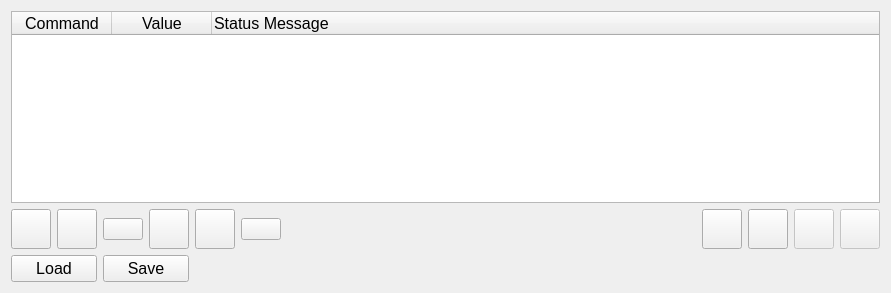
           <widget class="QWidget" name="page_1">
            <layout class="QGridLayout" name="gridLayout_5">
             <item row="1" column="3">
              <widget class="QPushButton" name="pushButton_removeMacroCommand">
               <property name="minimumSize">
                <size>
                 <width>40</width>
                 <height>40</height>
                </size>
               </property>
               <property name="maximumSize">
                <size>
                 <width>40</width>
                 <height>40</height>
                </size>
               </property>
               <property name="font">
                <font>
                 <pointsize>12</pointsize>
                 <weight>75</weight>
                 <bold>true</bold>
                </font>
               </property>
               <property name="toolTip">
                <string>Remove command</string>
               </property>
               <property name="statusTip">
                <string>Remove command</string>
               </property>
               <property name="whatsThis">
                <string>Remove command</string>
               </property>
               <property name="text">
                <string/>
               </property>
               <property name="icon">
                <iconset>
                 <normaloff>icons/minus.png</normaloff>icons/minus.png</iconset>
               </property>
               <property name="iconSize">
                <size>
                 <width>25</width>
                 <height>25</height>
                </size>
               </property>
              </widget>
             </item>
             <item row="1" column="2">
              <widget class="QPushButton" name="pushButton_duplicateLine">
               <property name="toolTip">
                <string>duplicate command</string>
               </property>
               <property name="statusTip">
                <string>duplicate command</string>
               </property>
               <property name="whatsThis">
                <string>duplicate command</string>
               </property>
               <property name="text">
                <string/>
               </property>
               <property name="icon">
                <iconset>
                 <normaloff>icons/duplicate.png</normaloff>icons/duplicate.png</iconset>
               </property>
               <property name="iconSize">
                <size>
                 <width>30</width>
                 <height>30</height>
                </size>
               </property>
              </widget>
             </item>
             <item row="1" column="1">
              <widget class="QPushButton" name="pushButton_plusIndent">
               <property name="minimumSize">
                <size>
                 <width>40</width>
                 <height>40</height>
                </size>
               </property>
               <property name="maximumSize">
                <size>
                 <width>40</width>
                 <height>40</height>
                </size>
               </property>
               <property name="toolTip">
                <string>Add new command in the loop</string>
               </property>
               <property name="statusTip">
                <string>Add new command in the loop</string>
               </property>
               <property name="whatsThis">
                <string>Add new command in the loop</string>
               </property>
               <property name="text">
                <string/>
               </property>
               <property name="icon">
                <iconset>
                 <normaloff>icons/indentPlus.png</normaloff>icons/indentPlus.png</iconset>
               </property>
               <property name="iconSize">
                <size>
                 <width>25</width>
                 <height>25</height>
                </size>
               </property>
              </widget>
             </item>
             <item row="1" column="0">
              <widget class="QPushButton" name="pushButton_addMacroCommand">
               <property name="minimumSize">
                <size>
                 <width>40</width>
                 <height>40</height>
                </size>
               </property>
               <property name="maximumSize">
                <size>
                 <width>40</width>
                 <height>40</height>
                </size>
               </property>
               <property name="font">
                <font>
                 <pointsize>12</pointsize>
                 <weight>75</weight>
                 <bold>true</bold>
                </font>
               </property>
               <property name="toolTip">
                <string>Add new command</string>
               </property>
               <property name="statusTip">
                <string>Add new command</string>
               </property>
               <property name="whatsThis">
                <string>Add new command</string>
               </property>
               <property name="text">
                <string/>
               </property>
               <property name="icon">
                <iconset>
                 <normaloff>icons/plus.png</normaloff>icons/plus.png</iconset>
               </property>
               <property name="iconSize">
                <size>
                 <width>20</width>
                 <height>20</height>
                </size>
               </property>
              </widget>
             </item>
             <item row="0" column="0" colspan="11">
              <widget class="QTreeWidget" name="treeWidget_macroTable">
               <property name="font">
                <font>
                 <pointsize>12</pointsize>
                </font>
               </property>
               <property name="accessibleDescription">
                <string notr="true"/>
               </property>
               <property name="frameShadow">
                <enum>QFrame::Sunken</enum>
               </property>
               <property name="midLineWidth">
                <number>0</number>
               </property>
               <property name="autoScroll">
                <bool>true</bool>
               </property>
               <property name="editTriggers">
                <set>QAbstractItemView::CurrentChanged|QAbstractItemView::DoubleClicked|QAbstractItemView::EditKeyPressed|QAbstractItemView::SelectedClicked</set>
               </property>
               <property name="dragEnabled">
                <bool>false</bool>
               </property>
               <property name="dragDropMode">
                <enum>QAbstractItemView::NoDragDrop</enum>
               </property>
               <property name="defaultDropAction">
                <enum>Qt::MoveAction</enum>
               </property>
               <property name="alternatingRowColors">
                <bool>true</bool>
               </property>
               <property name="selectionMode">
                <enum>QAbstractItemView::SingleSelection</enum>
               </property>
               <property name="selectionBehavior">
                <enum>QAbstractItemView::SelectRows</enum>
               </property>
               <property name="textElideMode">
                <enum>Qt::ElideNone</enum>
               </property>
               <property name="animated">
                <bool>true</bool>
               </property>
               <property name="wordWrap">
                <bool>true</bool>
               </property>
               <property name="headerHidden">
                <bool>false</bool>
               </property>
               <property name="columnCount">
                <number>3</number>
               </property>
               <column>
                <property name="text">
                 <string>Command</string>
                </property>
                <property name="textAlignment">
                 <set>AlignCenter</set>
                </property>
               </column>
               <column>
                <property name="text">
                 <string>Value</string>
                </property>
                <property name="textAlignment">
                 <set>AlignCenter</set>
                </property>
               </column>
               <column>
                <property name="text">
                 <string>Status Message</string>
                </property>
                <property name="toolTip">
                 <string>The status message will be visualized in the status bar</string>
                </property>
                <property name="statusTip">
                 <string>The status message will be visualized in the status bar</string>
                </property>
                <property name="whatsThis">
                 <string>The status message will be visualized in the status bar</string>
                </property>
               </column>
              </widget>
             </item>
             <item row="1" column="8">
              <widget class="QPushButton" name="pushButton_moveDown">
               <property name="maximumSize">
                <size>
                 <width>40</width>
                 <height>40</height>
                </size>
               </property>
               <property name="font">
                <font>
                 <pointsize>12</pointsize>
                 <weight>75</weight>
                 <bold>true</bold>
                </font>
               </property>
               <property name="toolTip">
                <string>Move down</string>
               </property>
               <property name="statusTip">
                <string>Move down</string>
               </property>
               <property name="whatsThis">
                <string>Move down</string>
               </property>
               <property name="text">
                <string/>
               </property>
               <property name="icon">
                <iconset>
                 <normaloff>icons/downArrow.png</normaloff>icons/downArrow.png</iconset>
               </property>
               <property name="iconSize">
                <size>
                 <width>20</width>
                 <height>20</height>
                </size>
               </property>
              </widget>
             </item>
             <item row="1" column="7">
              <widget class="QPushButton" name="pushButton_moveUp">
               <property name="maximumSize">
                <size>
                 <width>40</width>
                 <height>40</height>
                </size>
               </property>
               <property name="font">
                <font>
                 <pointsize>12</pointsize>
                 <weight>75</weight>
                 <bold>true</bold>
                </font>
               </property>
               <property name="toolTip">
                <string>Move up</string>
               </property>
               <property name="statusTip">
                <string>Move up</string>
               </property>
               <property name="whatsThis">
                <string>Move up</string>
               </property>
               <property name="text">
                <string/>
               </property>
               <property name="icon">
                <iconset>
                 <normaloff>icons/upArrow.png</normaloff>icons/upArrow.png</iconset>
               </property>
               <property name="iconSize">
                <size>
                 <width>20</width>
                 <height>20</height>
                </size>
               </property>
              </widget>
             </item>
             <item row="1" column="10">
              <widget class="QPushButton" name="pushButton_becomeChild">
               <property name="enabled">
                <bool>false</bool>
               </property>
               <property name="maximumSize">
                <size>
                 <width>40</width>
                 <height>40</height>
                </size>
               </property>
               <property name="font">
                <font>
                 <pointsize>12</pointsize>
                 <weight>75</weight>
                 <bold>true</bold>
                </font>
               </property>
               <property name="toolTip">
                <string>Level down</string>
               </property>
               <property name="statusTip">
                <string>Level down</string>
               </property>
               <property name="whatsThis">
                <string>Level down</string>
               </property>
               <property name="text">
                <string/>
               </property>
               <property name="icon">
                <iconset>
                 <normaloff>icons/indent.png</normaloff>icons/indent.png</iconset>
               </property>
               <property name="iconSize">
                <size>
                 <width>20</width>
                 <height>20</height>
                </size>
               </property>
              </widget>
             </item>
             <item row="2" column="2" colspan="2">
              <widget class="QPushButton" name="pushButton_saveMacro">
               <property name="font">
                <font>
                 <pointsize>12</pointsize>
                 <weight>50</weight>
                 <bold>false</bold>
                </font>
               </property>
               <property name="text">
                <string>Save</string>
               </property>
              </widget>
             </item>
             <item row="1" column="4">
              <widget class="QPushButton" name="pushButton_clearCommands">
               <property name="minimumSize">
                <size>
                 <width>40</width>
                 <height>40</height>
                </size>
               </property>
               <property name="maximumSize">
                <size>
                 <width>40</width>
                 <height>40</height>
                </size>
               </property>
               <property name="font">
                <font>
                 <pointsize>12</pointsize>
                 <weight>75</weight>
                 <bold>true</bold>
                </font>
               </property>
               <property name="toolTip">
                <string>Clear all commands</string>
               </property>
               <property name="statusTip">
                <string>Clear all commands</string>
               </property>
               <property name="whatsThis">
                <string>Clear all commands</string>
               </property>
               <property name="text">
                <string/>
               </property>
               <property name="icon">
                <iconset>
                 <normaloff>icons/clearAll.png</normaloff>icons/clearAll.png</iconset>
               </property>
               <property name="iconSize">
                <size>
                 <width>30</width>
                 <height>30</height>
                </size>
               </property>
              </widget>
             </item>
             <item row="2" column="0" colspan="2">
              <widget class="QPushButton" name="pushButton_loadMacro">
               <property name="font">
                <font>
                 <pointsize>12</pointsize>
                 <weight>50</weight>
                 <bold>false</bold>
                </font>
               </property>
               <property name="text">
                <string>Load</string>
               </property>
              </widget>
             </item>
             <item row="1" column="6">
              <spacer name="horizontalSpacer_9">
               <property name="orientation">
                <enum>Qt::Horizontal</enum>
               </property>
               <property name="sizeHint" stdset="0">
                <size>
                 <width>409</width>
                 <height>20</height>
                </size>
               </property>
              </spacer>
             </item>
             <item row="1" column="9">
              <widget class="QPushButton" name="pushButton_becomeParent">
               <property name="enabled">
                <bool>false</bool>
               </property>
               <property name="maximumSize">
                <size>
                 <width>40</width>
                 <height>40</height>
                </size>
               </property>
               <property name="font">
                <font>
                 <pointsize>12</pointsize>
                 <weight>75</weight>
                 <bold>true</bold>
                </font>
               </property>
               <property name="toolTip">
                <string>Level up</string>
               </property>
               <property name="statusTip">
                <string>Level up</string>
               </property>
               <property name="whatsThis">
                <string>Level up</string>
               </property>
               <property name="text">
                <string/>
               </property>
               <property name="icon">
                <iconset>
                 <normaloff>icons/indentUp.png</normaloff>icons/indentUp.png</iconset>
               </property>
               <property name="iconSize">
                <size>
                 <width>20</width>
                 <height>20</height>
                </size>
               </property>
              </widget>
             </item>
             <item row="1" column="5">
              <widget class="QPushButton" name="pushButton_macroWizard">
               <property name="toolTip">
                <string>Start new macro using wizard</string>
               </property>
               <property name="text">
                <string/>
               </property>
               <property name="icon">
                <iconset>
                 <normaloff>icons/wand.png</normaloff>icons/wand.png</iconset>
               </property>
               <property name="iconSize">
                <size>
                 <width>30</width>
                 <height>30</height>
                </size>
               </property>
              </widget>
             </item>
            </layout>
           </widget>
